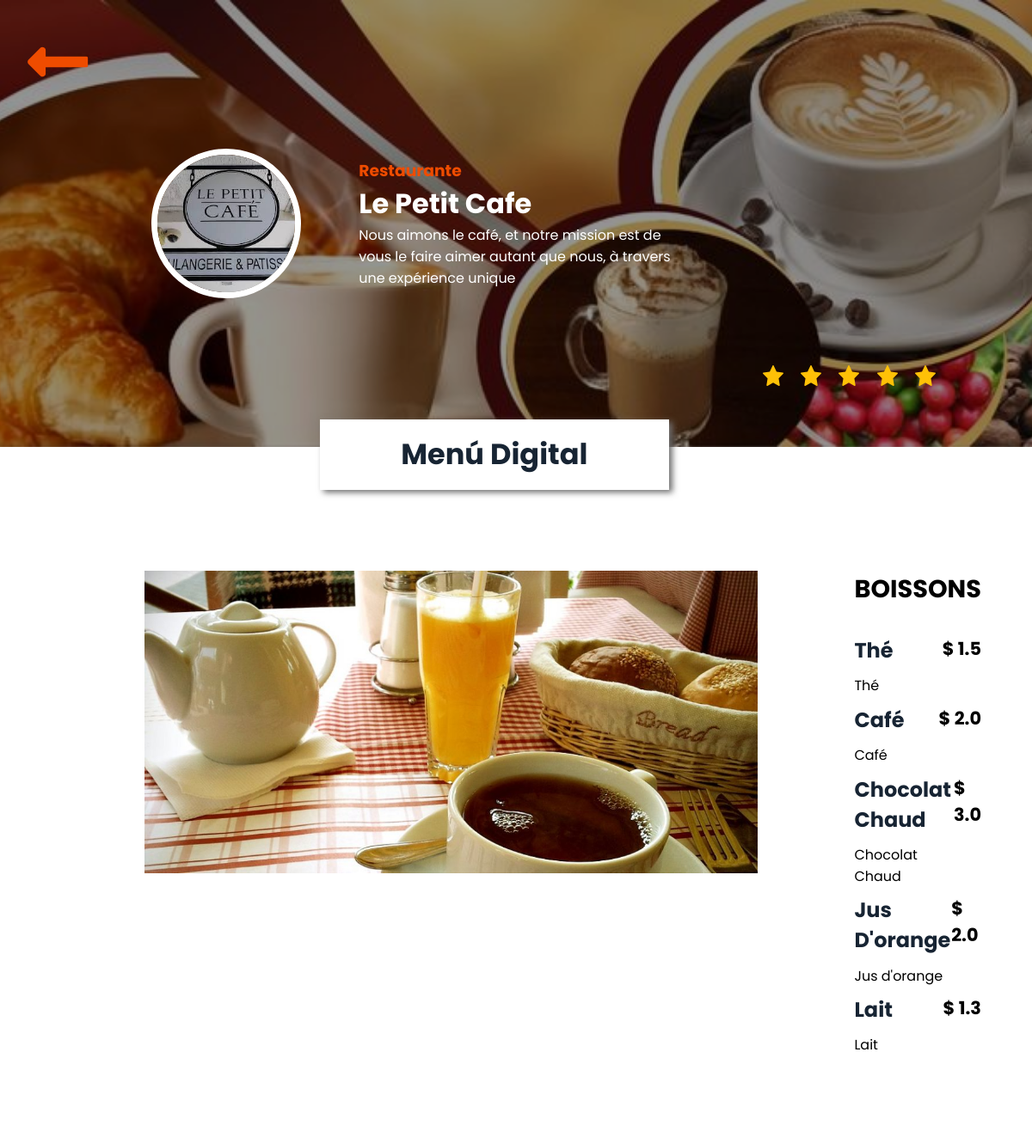
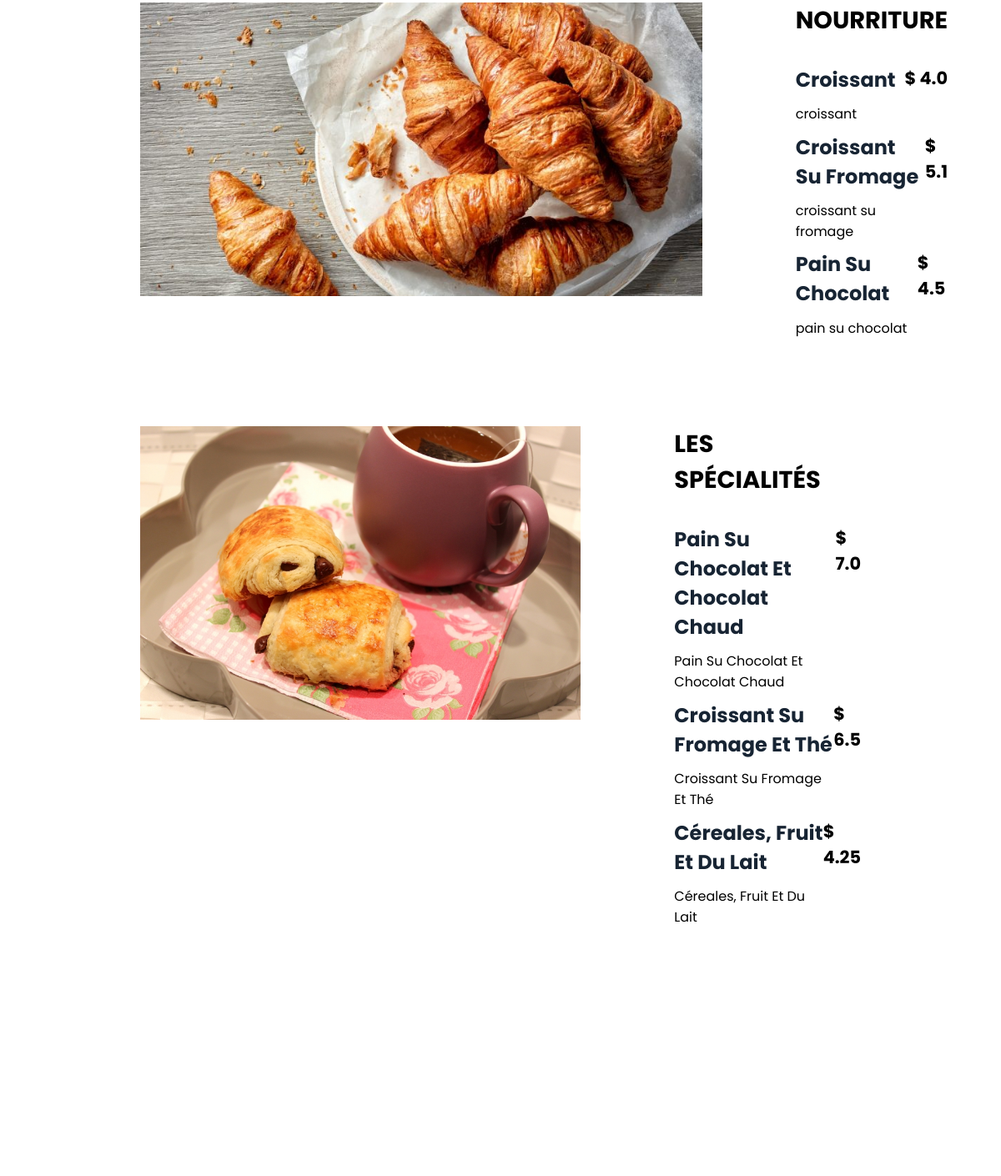
Screenshot of /restaurants/menu/le-petit-cafe with the database file from the repository (2 pictures, top to bottom).
### restaurants/models.py (models this page shows, shortened)
class Restaurant(models.Model):
    name = models.CharField(max_length=50, verbose_name='Nombre')
    restaurant_test = models.BooleanField(default=False)
    description = models.TextField(default="", null=False)
    clasification = models.CharField(max_length=50, default="Restaurante")
    foto_restaurante = models.ImageField(
        upload_to='fotos_restaurantes', default='/default_photos/403_error.jpg')
    foto_portada = models.ImageField(
        upload_to='fotos_portadas', default='/default_photos/403_error.jpg')
    foto_portada_secundaria = models.ImageField(
        upload_to='fotos_portadas', default='/default_photos/403_error.jpg')
    foto_qr = models.ImageField(
        upload_to="qrs", default='/default_photos/403_error.jpg')
    link = models.TextField(default="#", verbose_name='link')
    created_at = models.DateField(
        auto_now_add=True, verbose_name='Fecha de creación')
    updated_at = models.DateField(
        auto_now=True, verbose_name='Última actualización')
    class Meta:
        verbose_name = 'Restaurante'
        verbose_name_plural = 'Restaurantes'

class Category(models.Model):
    category_name = models.CharField(
        max_length=50, verbose_name='Nombre de Categoría')
    category_show = models.CharField(
        max_length=50, verbose_name='Nombre de categoría a mostrar', null=True)
    image = models.ImageField(
        upload_to='fotos_categorias', default='/default_photos/403_error.jpg')
    description = models.TextField(verbose_name='Descripción', null=True, blank=True)
    menu_id = models.ForeignKey(
        'Menu', on_delete=models.CASCADE, verbose_name='Menú', null=True)
    created_at = models.DateField(
        auto_now_add=True, verbose_name='Fecha de creación')
    updated_at = models.DateField(
        auto_now=True, verbose_name='Última actualización')

class Product(models.Model):
    currency = (
        ('C$', 'C$'),
        ('$', '$')
    )
    category_id = models.ForeignKey(
        'Category', on_delete=models.CASCADE, verbose_name='Category', null=True)
    product_name = models.CharField(max_length=50, verbose_name='Producto')
    description = models.TextField(verbose_name='Descripción')
    price = models.FloatField(verbose_name='Precio')
    currency = models.CharField(
        max_length=50, verbose_name='Moneda', choices=currency, default="C$")
    product_image = models.ImageField(
        upload_to='products', default='/default_photos/403_error.jpg')
    created_at = models.DateField(
        auto_now_add=True, verbose_name='Fecha de creación')
    updated_at = models.DateField(
        auto_now=True, verbose_name='Última actualización')
    class Meta:
        verbose_name = 'Producto'
        verbose_name_plural = 'Productos'

### restaurants/views.py (the view)
# urls.py: path('menu/<link>', menu, name='menu')
def menu(request, link):
    restaurant = Restaurant.objects.get(link=link)
    restaurant_id = restaurant.id
    menu_id = Menu.objects.get(restaurant=restaurant_id).id
    categorias = Category.objects.filter(
        menu_id=menu_id).select_related('menu_id')
    productos = Product.objects.select_related('category_id')
    context = {
        'restaurant': restaurant,
        'categories': categorias,
        'products': productos
    }
    return render(request, 'restaurants/menu.html', context)

### restaurants/templates/restaurants/menu.html (shortened to what this page needs)
<!DOCTYPE html>
{% load static %}
<html lang="es">
<head>
  <link rel="stylesheet" href="{% static 'restaurants/css/menu.css' %}">
  <link rel="stylesheet" href="https://use.fontawesome.com/releases/v5.14.0/css/all.css"
>
</head>
<body>
  <div class="banner-portada">
    {% if restaurant.restaurant_test == True %}
    <i class="fas fa-long-arrow-alt-left flecha-regresar" id="goBack"></i>
    {% endif %}
    <img src="{{ restaurant.foto_portada_secundaria.url }}" class="logo">
    <div>
      <h3>{{restaurant.clasification}}</h3>
      <h1>{{ restaurant.name }}</h1>
      <p>{{ restaurant.description|safe }}</p>
    </div>
    <div class="estrellitas">
      <img src="{% static 'restaurants/img/star.svg' %}">
      <img src="{% static 'restaurants/img/star.svg' %}">
      <img src="{% static 'restaurants/img/star.svg' %}">
      <img src="{% static 'restaurants/img/star.svg' %}">
      <img src="{% static 'restaurants/img/star.svg' %}">
    </div>
  </div>
  <div class="container-menu">
    <div class="menu-header">
      <h2>Menú Digital</h2>
    </div>
    <div class="menu-items">
      {% for category in categories %}
      <article>
        <img
          src="{{category.image.url}}"
          alt="{{category.category_name}}"
          class="category-image"
        >
        <section class="category-description">
          <h3>
            {{ category.category_show }}
          </h3>
          {% for product in products %}
          {% if product.category_id.id == category.id %}
          <div class="product">
            <div class="product-detail">
              <h2>{{ product.product_name }}</h2>
              <p>{{ product.description }}</p>
            </div>
            <p class="product-price">
              {% if product.price > 0 %}
              {{product.currency}} {{product.price}}
              {% endif %}
            </p>
          </div>
          {% endif %}
          {% endfor %}
        </section>
      </article>
      {% endfor %}
    </div>
  </div>
</body>
</html>

### restaurants/static/restaurants/css/menu.css (style rules this page uses)
* { margin: 0; padding: 0; font-family: 'Poppins'; }
body { overflow-x: hidden; }
.banner-portada { position: relative; width: 100vw; height: 65vh; background-position: bottom; background-repeat: no-repeat; background-size: cover; }
.container-menu { position: relative; margin: 9rem 5rem 0rem 5rem; min-height: 50rem; padding: 0rem 2rem; padding-bottom: 12rem; background-color: white; }
.container-menu h2 { text-align: center; font-size: 3rem; color: #172433; }
.logo { width: 10rem !important; height: 10rem !important; }
.product-price { font-weight: bold; font-size: 1.3rem; }
.product-detail h2 { text-align: left; text-transform: capitalize; font-size: 1.5rem; margin-bottom: .7rem; }
.banner-portada { display: flex; flex-direction: row; justify-content: left; align-items: center; }
.banner-portada .estrellitas img { max-width: 1.5rem; margin-right: 1rem; }
.banner-portada .estrellitas { position: absolute; right: 6rem; bottom: 4rem; }
.banner-portada .logo { margin-right: 4.2rem; border-radius: 50%; border: 7px solid white; border-radius: 50%; }
.banner-portada p { max-width: 50%; }
.banner-portada h1, .banner-portada h2, .banner-portada p { color: white; }
.banner-portada h3 { color: #EF4C00; }
.banner-portada::before { content: ''; position: absolute; left: 0; top: 0; background-color: rgba(0, 0, 0, 0.42); height: 100%; width: 100%; z-index: 1; }
.banner-portada * { z-index: 2; }
.menu-header { display: flex; justify-content: center; position: absolute; width: 89%; top: -8rem; }
.menu-header h2 { padding: 1rem 4rem; width: 30%; background-color: white; z-index: 3; color: #172433; margin-top: -3rem; font-size: 2.1rem; box-shadow: 4px 3px 7px #707070; }
.logo { margin-left: 11rem; }
.flecha-regresar { color: #EF4C00; font-size: 5rem; position: absolute; top: 2rem; left: 2rem; }
.menu-items > article { display: flex; margin-bottom: 6rem; }
.menu-items > article >* { margin: 0rem 3.5rem; }
.menu-items > article img { height: 22rem; width: auto; }
.category-description { flex: 1; }
.category-description h3 { font-weight: bolder; font-size: 1.8rem; margin: 0rem 0 2rem 0rem; text-transform: uppercase; }
.product { margin: .6rem 0; display: flex; justify-content: space-between; align-items: flex-start; }

### rows the page displays
Restaurant: foto_portada_secundaria (picture), clasification "Restaurante", name "Le Petit Cafe", description "Nous aimons le café, et notre mission est de vous le faire aimer autant que nous, à travers une expérience unique"
Category: image (picture), category_show "BOISSONS"
Product: product_name "Thé", description "Thé", currency "$", price "1.5"
Product: product_name "Café", description "Café", currency "$", price "2.0"
Product: product_name "Chocolat Chaud", description "Chocolat Chaud", currency "$", price "3.0"
Product: product_name "Jus D'orange", description "Jus d'orange", currency "$", price "2.0"
Product: product_name "Lait", description "Lait", currency "$", price "1.3"
Category: image (picture), category_show "NOURRITURE"
Product: product_name "Croissant", description "croissant", currency "$", price "4.0"
Product: product_name "Croissant Su Fromage", description "croissant su fromage", currency "$", price "5.1"
Product: product_name "Pain Su Chocolat", description "pain su chocolat", currency "$", price "4.5"
Category: image (picture), category_show "LES SPÉCIALITÉS"
Product: product_name "Pain Su Chocolat Et Chocolat Chaud", description "Pain Su Chocolat Et Chocolat Chaud", currency "$", price "7.0"
Product: product_name "Croissant Su Fromage Et Thé", description "Croissant Su Fromage Et Thé", currency "$", price "6.5"
Product: product_name "Céreales, Fruit Et Du Lait", description "Céreales, Fruit Et Du Lait", currency "$", price "4.25"
